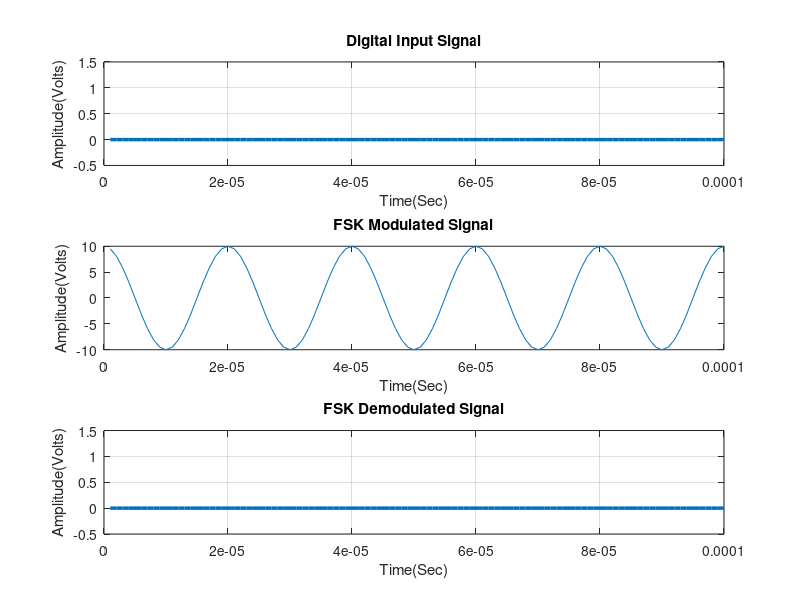

This figure's MATLAB source:
%FSK Modulation and Demodulation
clc, clear all, close all;

%Digital/Binary input information
x = input('Enter Digital Input Information = ');   % Binary information as stream of bits (binary signal 0 or 1)
N = length(x);
Tb = 0.0001;   %Data rate = 1MHz i.e., bit period (second)
disp('Binary Input Information at Transmitter: ');
disp(x);

%Represent input information as digital signal
nb = 100;   % Digital signal per bit
digit = []; 
for n = 1:1:N
    if x(n) == 1;
       sig = ones(1,nb);
    else x(n) == 0;
        sig = zeros(1,nb);
    end
     digit = [digit sig];
end

t1 = Tb/nb:Tb/nb:nb*N*(Tb/nb);   % Time period
figure('Name','FSK Modulation and Demodulation','NumberTitle','off');
subplot(3,1,1);
plot(t1,digit,'LineWidth',2.5);
grid on;
axis([0 Tb*N -0.5 1.5]);
xlabel('Time(Sec)');
ylabel('Amplitude(Volts)');
title('Digital Input Signal');

%FSK Modulation
Ac = 10;         % Carrier amplitude for binary input  
br = 1/Tb;       % Bit rate
Fc1 = br*10;     % Carrier frequency for binary input '1'
Fc2 = br*5;      % Carrier frequency for binary input '0'
t2 = Tb/nb:Tb/nb:Tb;   % Signal time   

mod = [];
for (i = 1:1:N)
    if (x(i) == 1)
        y = Ac*cos(2*pi*Fc1*t2);   % Modulation signal with carrier signal 1
    else
        y = Ac*cos(2*pi*Fc2*t2);   % Modulation signal with carrier signal 2
    end
    mod = [mod y];
end

t3 = Tb/nb:Tb/nb:Tb*N;   % Time period
subplot(3,1,2);
plot(t3,mod);
xlabel('Time(Sec)');
ylabel('Amplitude(Volts)');
title('FSK Modulated Signal');

%Transmitted signal x
x = mod;

%Channel model h and w
h = 1;   % Signal fading 
w = 0;   % Noise

%Received signal y 
y = h.*x + w;   % Convolution

%FSK Demodulation
s = length(t2);
demod = [];
for n = s:s:length(y)
  t4 = Tb/nb:Tb/nb:Tb;        % Time period
  c1 = cos(2*pi*Fc1*t4);      % carrier signal for binary value '1'
  c2 = cos(2*pi*Fc2*t4);      % carrier siignal for binary value '0'
  mc1 = c1.*y((n-(s-1)):n);   % Convolution 
  mc2 = c2.*y((n-(s-1)):n);   % Convolution 
  t5 = Tb/nb:Tb/nb:Tb;
  z1 = trapz(t5,mc1);         % Intregation 
  z2 = trapz(t5,mc2);         % Intregation 
  rz1 = round(2*z1/Tb);
  rz2 = round(2*z2/Tb);
  if(rz1 > Ac/2)              % Logical condition 
    a = 1;
  else(rz2 > Ac/2)
    a = 0;
  end
  demod = [demod a];
end
disp('Demodulated Binary Information at Receiver: ');
disp(demod);

%Represent demodulated information as digital signal
digit = [];
for n = 1:length(demod);
    if demod(n) == 1;
       sig = ones(1,nb);
    else demod(n) == 0;
        sig = zeros(1,nb);
    end
     digit = [digit sig];
end

t5 = Tb/nb:Tb/nb:nb*length(demod)*(Tb/nb);   % Time period
subplot(3,1,3)
plot(t5,digit,'LineWidth',2.5);grid on;
axis([0 Tb*length(demod) -0.5 1.5]);
xlabel('Time(Sec)');
ylabel('Amplitude(Volts)');
title('FSK Demodulated Signal');